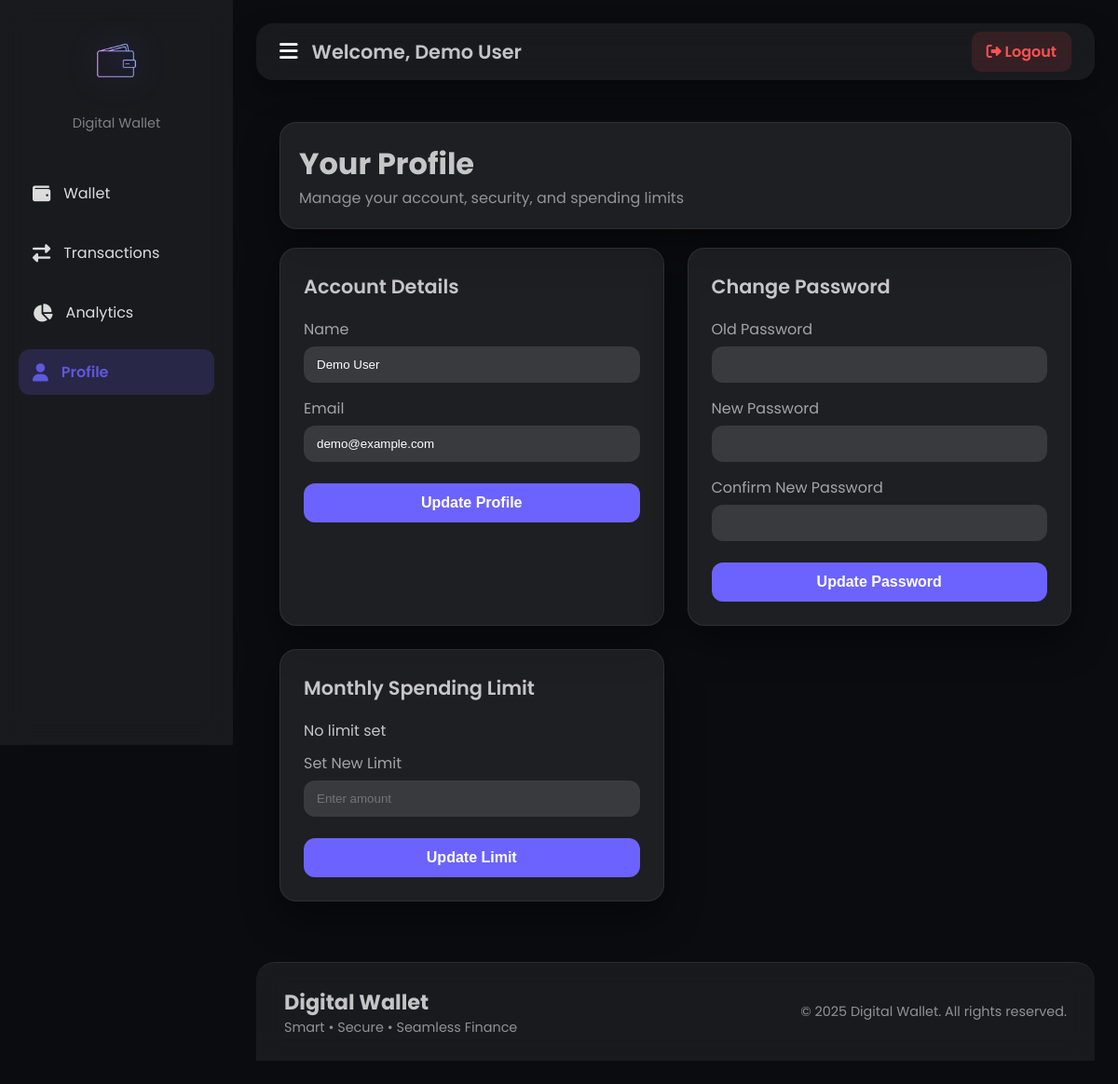
The app's page /profile/ (signed in) with its own data.
### tables this page shows
CREATE TABLE users (
    id INTEGER PRIMARY KEY AUTOINCREMENT,
    name TEXT NOT NULL,
    email TEXT UNIQUE NOT NULL,
    password TEXT NOT NULL
);

### app/routes/profile_routes.py (the view)
@profile_bp.route("/")
def profile_home():
    user_id = session["user_id"]
    user = UserModel.get_user_by_id(user_id)
    now = datetime.now()
    limit = WalletModel.get_monthly_limit(user_id, now.year, now.month)
    return render_template(
        "profile.html",
        user=user,
        limit=limit,
        year=now.year,
        month=now.month
    )

### app/config/database.py (called while the page is built)
def get_db_connection():
    if "db" not in g:
        DATABASE_DIR.mkdir(parents=True, exist_ok=True)
        conn = sqlite3.connect(DATABASE_FILE, detect_types=sqlite3.PARSE_DECLTYPES)
        conn.row_factory = sqlite3.Row
        g.db = conn
    return g.db

### app/models/user_model.py (called while the page is built)
    @staticmethod
    def get_user_by_id(user_id):
        db = get_db_connection()
        query = "SELECT id, name, email FROM users WHERE id = ?"
        row = db.execute(query, (user_id,)).fetchone()
        return dict(row) if row else None

### app/models/wallet_model.py (called while the page is built)
    @staticmethod
    def get_monthly_limit(user_id, year, month):
        db = get_db_connection()
        query = """
            SELECT monthly_limit
            FROM monthly_limits
            WHERE user_id = ? AND year = ? AND month = ?
        """
        row = db.execute(query, (user_id, year, month)).fetchone()
        if not row:
            return None
        return row["monthly_limit"]

### app/routes/profile_routes.py (called while the page is built)
@profile_bp.before_request
def require_login():
    if "user_id" not in session:
        return redirect(url_for("auth.login"))

### templates/profile.html (shortened to what this page needs)
{% extends "layout.html" %}
{% block content %}
    <div class="profile-container fade-in">
        <div class="page-header glass-card slide-down">
            <h2 class="page-title">Your Profile</h2>
            <p class="subtitle">Manage your account, security, and spending limits</p>
        </div>
        <div class="profile-grid">
            <div class="glass-card pop-in card-section">
                <h3 class="card-title">Account Details</h3>
                <form action="{{ url_for('profile.update_profile') }}" method="POST" class="form-section">
                    <div class="input-group">
                        <label>Name</label>
                        <input type="text" name="name" value="{{ user.name }}" required>
                    </div>
                    <div class="input-group">
                        <label>Email</label>
                        <input type="email" name="email" value="{{ user.email }}" required>
                    </div>
                    <button class="btn-primary glow-on-hover" type="submit">Update Profile</button>
                </form>
            </div>
            <div class="glass-card pop-in card-section">
                <h3 class="card-title">Change Password</h3>
                <form action="{{ url_for('profile.change_password') }}" method="POST" class="form-section">
                    <div class="input-group">
                        <label>Old Password</label>
                        <input type="password" name="old_password" required>
                    </div>
                    <div class="input-group">
                        <label>New Password</label>
                        <input type="password" name="new_password" required>
                    </div>
                    <div class="input-group">
                        <label>Confirm New Password</label>
                        <input type="password" name="confirm_password" required>
                    </div>
                    <button class="btn-primary glow-on-hover" type="submit">Update Password</button>
                </form>
            </div>
            <div class="glass-card pop-in card-section">
                <h3 class="card-title">Monthly Spending Limit</h3>
                {% if limit %}
                    <p class="current-limit">
                        Current Limit: <strong>₹{{ limit }}</strong>
                    </p>
                {% else %}
                    <p class="current-limit">No limit set</p>
                {% endif %}
                <form action="{{ url_for('profile.set_monthly_limit') }}" method="POST" class="form-section">
                    <div class="input-group">
                        <label>Set New Limit</label>
                        <input type="number" name="limit" placeholder="Enter amount" required>
                    </div>
                    <button class="btn-primary glow-on-hover" type="submit">Update Limit</button>
                </form>
            </div>
        </div>
    </div>
{% endblock %}

### templates/navbar.html (shortened to what this page needs)
<nav class="navbar glass-nav slide-down">
    <div class="nav-left">
        <button id="sidebarToggle" class="menu-btn hover-float">
            <i class="fas fa-bars"></i>
        </button>
        {% if session.get('user_id') %}
            <h2 class="nav-title">Welcome, {{ session.get('user_name') }}</h2>
        {% else %}
            <h2 class="nav-title">Digital Wallet</h2>
        {% endif %}
    </div>
    <div class="nav-right">
        {% if session.get('user_id') %}
            <a href="{{ url_for('auth.logout') }}" class="logout-btn hover-glow">
                <i class="fas fa-sign-out-alt"></i> Logout
            </a>
        {% endif %}
    </div>
</nav>
<link rel="stylesheet" href="https://cdnjs.cloudflare.com/ajax/libs/font-awesome/6.4.0/css/all.min.css">

### static/css/style.css (style rules this page uses)
:root { --bg: #0b0c10; --bg-soft: #111218; --glass: rgba(255, 255, 255, 0.06); --glass-strong: rgba(255, 255, 255, 0.12); --border-glass: rgba(255, 255, 255, 0.08); --muted: rgba(255, 255, 255, 0.75); --accent: 108, 99, 255; --accent-hex: #6c63ff; --success: 0, 230, 118; --danger: 255, 82, 82; --warning: 255, 179, 0; --glass-blur: 14px; --radius: 18px; --radius-lg: 22px; --shadow-big: 0 28px 65px rgba(0, 0, 0, 0.55); --shadow-card: 0 18px 40px rgba(0, 0, 0, 0.45); --shadow-soft: 0 12px 28px rgba(0, 0, 0, 0.35); --gap: 22px; --pad: 20px; --easing: cubic-bezier(.16, 1, .3, 1); --fast: .35s var(--easing); --medium: .55s var(--easing); --slow: .75s var(--easing); }
* { margin: 0; padding: 0; box-sizing: border-box; }
body { background: var(--bg); color: var(--muted); font-family: "Poppins", system-ui, sans-serif; font-weight: 400; overflow-x: hidden; }
a { text-decoration: none; color: inherit; }
.glass-card { background: var(--glass); backdrop-filter: blur(var(--glass-blur)); border-radius: var(--radius); padding: var(--pad); border: 1px solid var(--border-glass); box-shadow: var(--shadow-card); opacity: 0; transform: translateY(20px) scale(.96); transition: opacity var(--medium), transform var(--medium); }
.glass-card.visible { opacity: 1; transform: translateY(0) scale(1); }
.fade-in { opacity: 0; animation: fadeIn .65s var(--easing) forwards; }
.slide-down { opacity: 0; animation: slideDown .7s var(--easing) forwards; }
.pop-in { opacity: 0; transform: scale(.92); animation: popIn .55s var(--easing) forwards; }
.btn-primary { padding: 12px 18px; border: none; border-radius: 12px; background: var(--accent-hex); color: white; font-weight: 600; cursor: pointer; transition: transform var(--fast), box-shadow var(--fast); }
input, select { background: rgba(255, 255, 255, 0.12); border-radius: 12px; border: none; outline: none; color: white; padding: 12px 14px; transition: background var(--fast), transform var(--fast); }
.navbar { border-radius: var(--radius); background: var(--glass); backdrop-filter: blur(var(--glass-blur)); box-shadow: var(--shadow-soft); }

### templates/sidebar.html (style rules this page uses)
.fade-in { animation: fadeIn .9s ease forwards; }

### templates/navbar.html (style rules this page uses)
.navbar { width: 100%; padding: 15px 25px; display: flex; justify-content: space-between; align-items: center; border-radius: 18px; margin-bottom: 20px; }
.glass-nav { background: rgba(255, 255, 255, 0.06); backdrop-filter: blur(14px); }
.nav-left { display: flex; align-items: center; gap: 15px; }
.nav-title { font-size: 1.3rem; font-weight: 600; }
.menu-btn { background: none; border: none; color: white; font-size: 1.4rem; cursor: pointer; transition: .2s; }
.logout-btn { color: #ff5252; font-weight: 600; text-decoration: none; padding: 10px 16px; border-radius: 10px; background: rgba(255, 82, 82, 0.12); transition: .25s; }
.slide-down { opacity: 0; transform: translateY(-20px); animation: slideDown .7s ease forwards; }

### templates/profile.html (style rules this page uses)
.profile-container { padding: 25px; }
.page-title { font-size: 2rem; font-weight: 700; }
.subtitle { opacity: 0.7; }
.profile-grid { display: grid; grid-template-columns: repeat(auto-fit, minmax(330px, 1fr)); gap: 25px; margin-top: 20px; }
.card-section { padding: 25px; border-radius: 18px; }
.card-title { font-size: 1.3rem; font-weight: 600; margin-bottom: 18px; }
.form-section { margin-top: 10px; }
.input-group { display: flex; flex-direction: column; margin-bottom: 15px; }
.input-group label { margin-bottom: 6px; opacity: 0.8; }
.input-group input { padding: 12px 14px; border-radius: 12px; border: none; outline: none; background: rgba(255, 255, 255, 0.12); color: white; }
.btn-primary { padding: 12px 18px; width: 100%; border: none; border-radius: 12px; background: #6c63ff; color: white; font-size: 1rem; cursor: pointer; margin-top: 8px; transition: .25s; }
.glass-card { background: rgba(255, 255, 255, 0.08); backdrop-filter: blur(14px); transform: translateY(25px) scale(0.95); opacity: 0; transition: .5s ease; }
.glass-card.visible { opacity: 1; transform: translateY(0) scale(1); }
.fade-in { animation: fadeIn .7s ease forwards; }
.slide-down { opacity: 0; transform: translateY(-20px); animation: slideDown .7s ease forwards; }
.pop-in { opacity: 0; transform: scale(0.93); animation: popIn .6s ease forwards; }

### records on screen
users: get "Demo User", name "Demo User", email "demo@example.com"
